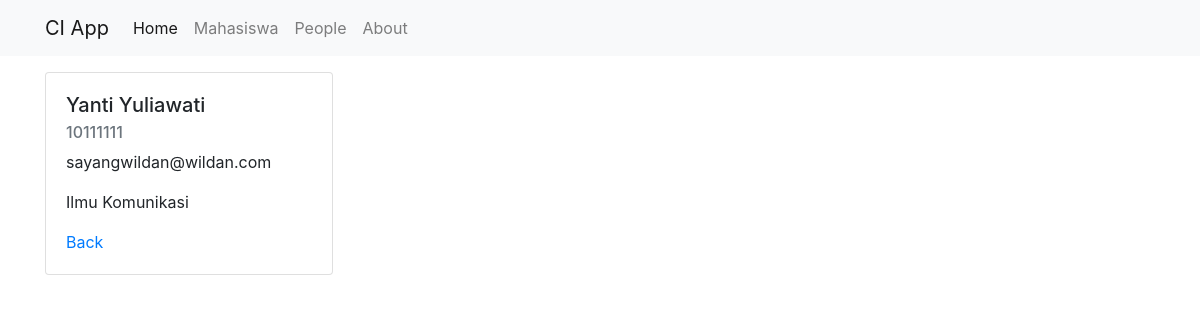
Page /mahasiswa/detail/6 on the committed database.
### tables this page shows
CREATE TABLE `t_mahasiswa` (
  `id` int(11) NOT NULL AUTO_INCREMENT,
  `nama` varchar(100) DEFAULT NULL,
  `nim` varchar(100) DEFAULT NULL,
  `email` varchar(100) DEFAULT NULL,
  `jurusan` varchar(100) DEFAULT NULL,
  PRIMARY KEY (`id`)
);

### application/controllers/Mahasiswa.php (called while the page is built, shortened)
<?php
class Mahasiswa extends CI_Controller
{
   public function __construct()
   {
      $this->load->model('Mahasiswa_model');
      $this->load->library('form_validation');
   }
   public function detail($id)
   {
      $data['judul'] = 'Data Mahasiswa - Detail';
      $data['detail_mahasiswa'] = $this->Mahasiswa_model->getDetailMahasiswaById($id);
      $this->load->view('templates/header', $data);
      $this->load->view('mahasiswa/detail', $data);
      $this->load->view('templates/footer');
   }
}

### index.php (called while the page is built, shortened)
<?php
require_once BASEPATH.'core/CodeIgniter.php';

### application/models/Mahasiswa_model.php (called while the page is built, shortened)
<?php
class Mahasiswa_model extends CI_Model
{
   public function getDetailMahasiswaById($id)
   {
      return $this->db->get_where('t_mahasiswa', ['id' => $id])->row_array();
   }
}

### application/views/mahasiswa/detail.php (the view)
<div class="container">
   <div class="row">
      <div class="col-md-6 mt-3">
         <div class="card" style="width: 18rem;">
            <div class="card-body">
               <h5 class="card-title"><?= $detail_mahasiswa['nama']; ?></h5>
               <h6 class="card-subtitle mb-2 text-muted"><?= $detail_mahasiswa['nim']; ?></h6>
               <p class="card-text"><?= $detail_mahasiswa['email']; ?></p>
               <p class="card-text"><?= $detail_mahasiswa['jurusan']; ?></p>
               <a href="<?= base_url() ?>mahasiswa" class="card-link">Back</a>
            </div>
         </div>
      </div>
   </div>
</div>

### rows in the picture
t_mahasiswa: nama "Yanti Yuliawati", nim "10111111", email "sayangwildan@wildan.com", jurusan "Ilmu Komunikasi"
